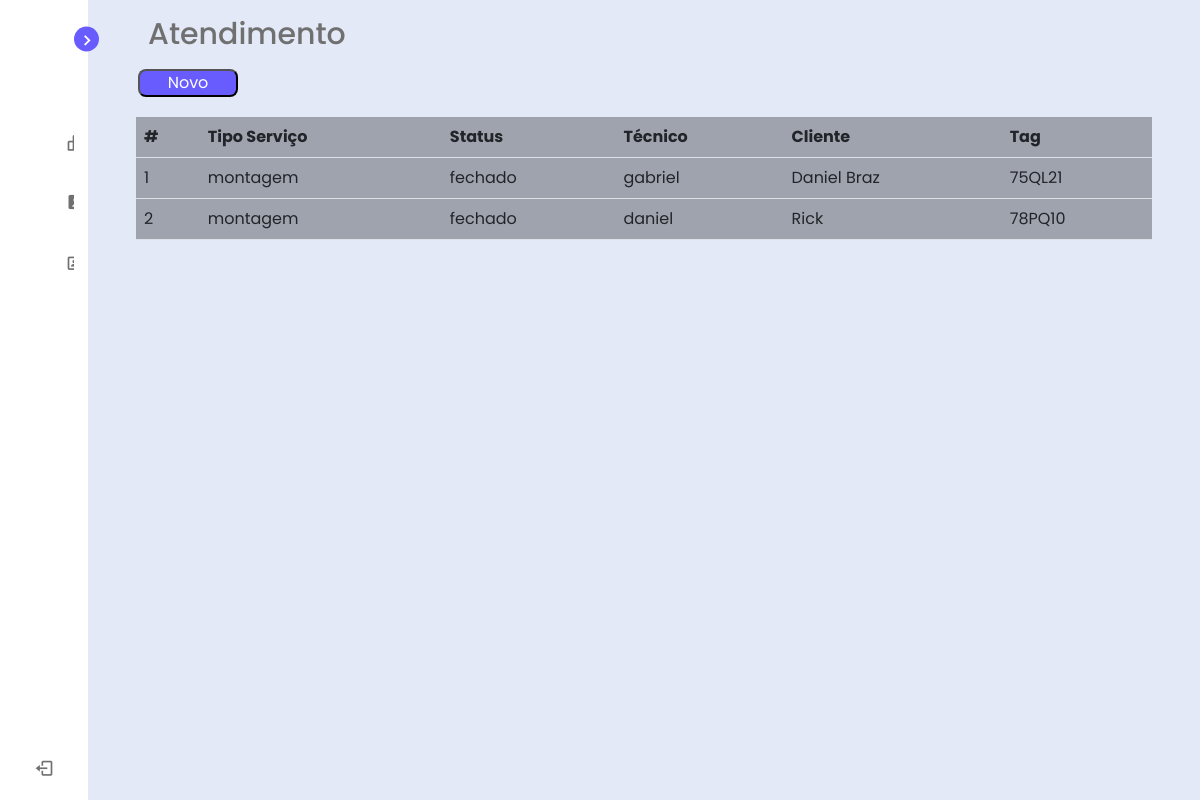
Screenshot of /?page=cadastro_os with the database file from the repository.
### tables this page shows
CREATE TABLE `ordem_servico` (
  `id_os` int(100) NOT NULL,
  `tipo_servico` varchar(100) NOT NULL,
  `status_os` varchar(100) NOT NULL,
  `nome_tecnico` varchar(100) NOT NULL,
  `nome_cliente` varchar(100) NOT NULL,
  `nome_tag` varchar(10) NOT NULL
);

### pages/cadastro_os.php (the view, shortened to what this page needs)
<html>
	  <link rel="stylesheet" href="css/style.css">
	<button class="abrir-modal">Novo</button>
</html>
<?php
include("login/conexao.php");
$SQL = "SELECT * FROM ordem_servico ORDER BY id_os  ASC ";
$result = $con->query($SQL);
?>
<!DOCTYPE html>
<html lang="en">
<head>
<link href="https://cdn.jsdelivr.net/npm/bootstrap@5.2.2/dist/css/bootstrap.min.css" rel="stylesheet">
</head>
<body>
<div class="m-5">
	<table class="table table-bg">
		<thead>
			<tr>
			<th scope="col">#</th>
			<th scope="col">Tipo Serviço</th>
			<th scope="col">Status</th>
			<th scope="col">Técnico</th>
			<th scope="col">Cliente</th>
			<th scope="col">Tag</th>
			</tr>
		</thead>
<tbody>
<?php
	while($user_data = mysqli_fetch_assoc($result))
	{
		echo"<tr>";
		echo "<td>".$user_data['id_os']."</td>";
		echo "<td>".$user_data['tipo_servico']."</td>";
		echo "<td>".$user_data['status_os']."</td>";
		echo "<td>".$user_data['nome_tecnico']."</td>";
		echo "<td>".$user_data['nome_cliente']."</td>";
		echo "<td>".$user_data['nome_tag']."</td>";
	}
?>
		  </tbody>
	</table>
</div>
</body>
</html>

### CSS/index.css (style rules this page uses)
* { margin: 0; padding: 0; box-sizing: border-box; font-family: 'Poppins', sans-serif; }
:root { --body-color: #E4E9F7; --sidebar-color: #FFF; --primary-color: #695CFE; --primary-color-light: #F6F5FF; --toggle-color: #DDD; --text-color: #707070; --tran-03: all 0.2s ease; --tran-03: all 0.3s ease; --tran-04: all 0.3s ease; --tran-05: all 0.3s ease; }
body { min-height: 100vh; background-color: var(--body-color); transition: var(--tran-05); }

### CSS/style.css (style rules this page uses)
body { font-family: Arial, Helvetica, sans-serif; background-image: linear-gradient(to right, rgb(20, 147, 220), rgb(17, 54, 71)); }
.abrir-modal { position: absolute; width: 100px; left: 50px ; background-color: #695CFE; color: white; border-radius: 8px; }

### pages/cadastro_os.php (style rules this page uses)
.table-bg { background:rgba(0,0,0,0.3); }

### rows the page displays
ordem_servico: id_os "1", tipo_servico "montagem", status_os "fechado", nome_tecnico "gabriel", nome_cliente "Daniel Braz", nome_tag "75QL21"
ordem_servico: id_os "2", tipo_servico "montagem", status_os "fechado", nome_tecnico "daniel", nome_cliente "Rick", nome_tag "78PQ10"
